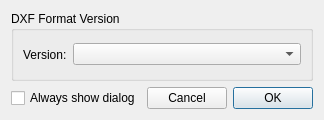
<?xml version="1.0" encoding="UTF-8"?>
<ui version="4.0">
 <class>ExportDxfDialog</class>
 <widget class="QDialog" name="ExportDxfDialog">
  <property name="geometry">
   <rect>
    <x>0</x>
    <y>0</y>
    <width>320</width>
    <height>120</height>
   </rect>
  </property>
  <property name="windowTitle">
   <string>Export DXF Options</string>
  </property>
  <layout class="QVBoxLayout" name="verticalLayout">
   <item>
    <widget class="QGroupBox" name="groupBoxVersion">
     <property name="title">
      <string>DXF Format Version</string>
     </property>
     <layout class="QHBoxLayout" name="horizontalLayoutVersion">
      <item>
       <widget class="QLabel" name="labelVersion">
        <property name="text">
         <string>Version:</string>
        </property>
       </widget>
      </item>
      <item>
       <widget class="QComboBox" name="comboBoxVersion">
        <property name="toolTip">
         <string>Select the DXF format version to export. Legacy preserves the original OpenSCAD output.</string>
        </property>
        <property name="sizePolicy">
         <sizepolicy hsizetype="Expanding" vsizetype="Fixed">
          <horstretch>1</horstretch>
          <verstretch>0</verstretch>
         </sizepolicy>
        </property>
       </widget>
      </item>
     </layout>
    </widget>
   </item>
   <item>
    <layout class="QHBoxLayout" name="horizontalLayoutDialogButtons">
     <item>
      <widget class="QCheckBox" name="checkBoxAlwaysShowDialog">
       <property name="text">
        <string>Always show dialog</string>
       </property>
      </widget>
     </item>
     <item>
      <spacer name="horizontalSpacerDialogButtons">
       <property name="orientation">
        <enum>Qt::Horizontal</enum>
       </property>
       <property name="sizeHint" stdset="0">
        <size>
         <width>40</width>
         <height>20</height>
        </size>
       </property>
      </spacer>
     </item>
     <item>
      <widget class="QPushButton" name="pushButtonCancel">
       <property name="text">
        <string>Cancel</string>
       </property>
      </widget>
     </item>
     <item>
      <widget class="QPushButton" name="pushButtonOk">
       <property name="text">
        <string>OK</string>
       </property>
       <property name="default">
        <bool>true</bool>
       </property>
      </widget>
     </item>
    </layout>
   </item>
  </layout>
 </widget>
 <tabstops>
  <tabstop>comboBoxVersion</tabstop>
  <tabstop>checkBoxAlwaysShowDialog</tabstop>  
  <tabstop>pushButtonCancel</tabstop>
  <tabstop>pushButtonOk</tabstop>
 </tabstops>
 <resources/>
 <connections>
  <connection>
   <sender>pushButtonOk</sender>
   <signal>clicked()</signal>
   <receiver>ExportDxfDialog</receiver>
   <slot>accept()</slot>
  </connection>
  <connection>
   <sender>pushButtonCancel</sender>
   <signal>clicked()</signal>
   <receiver>ExportDxfDialog</receiver>
   <slot>reject()</slot>
  </connection>
 </connections>
</ui>
